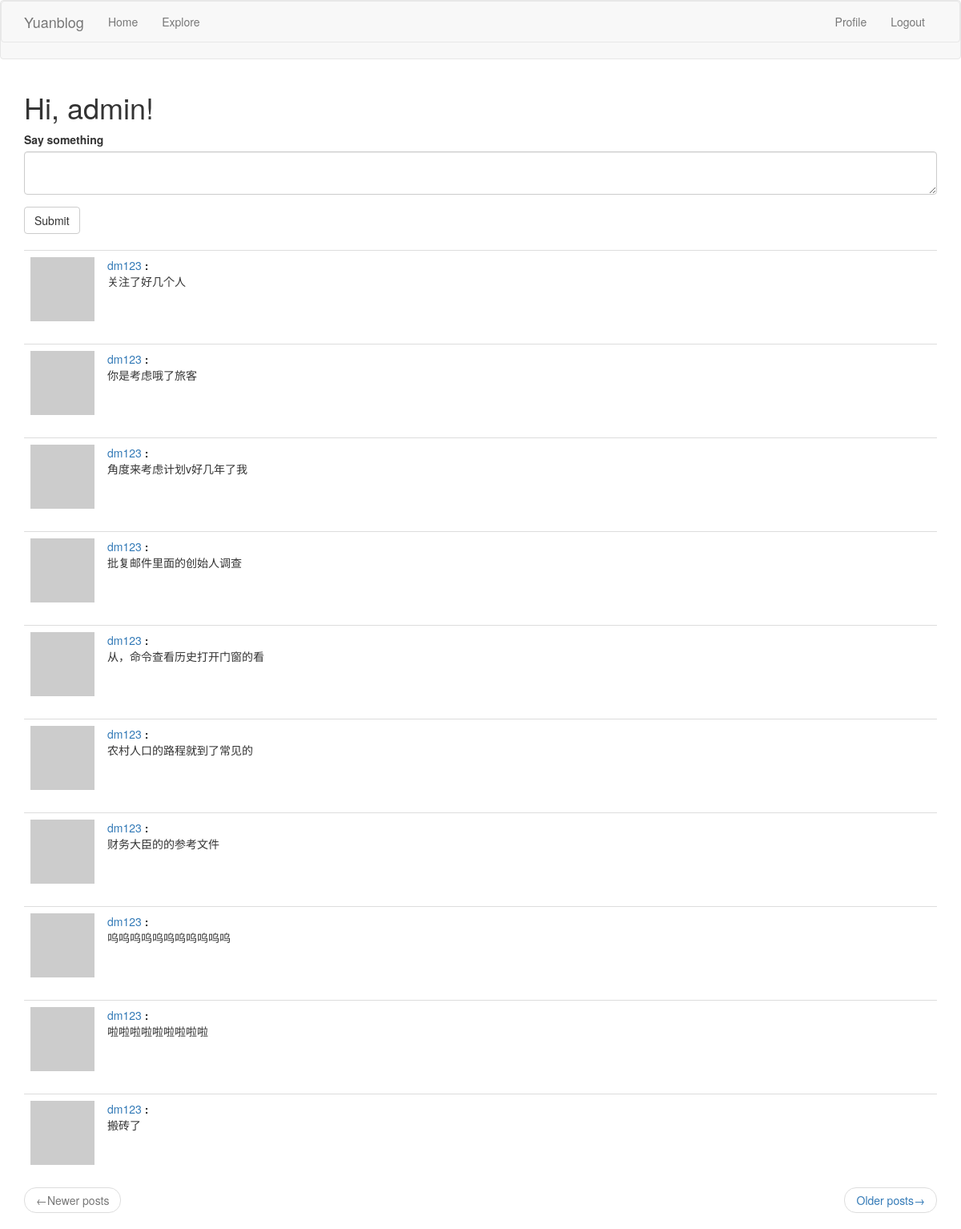
Before: /index (signed in) with the older database file.
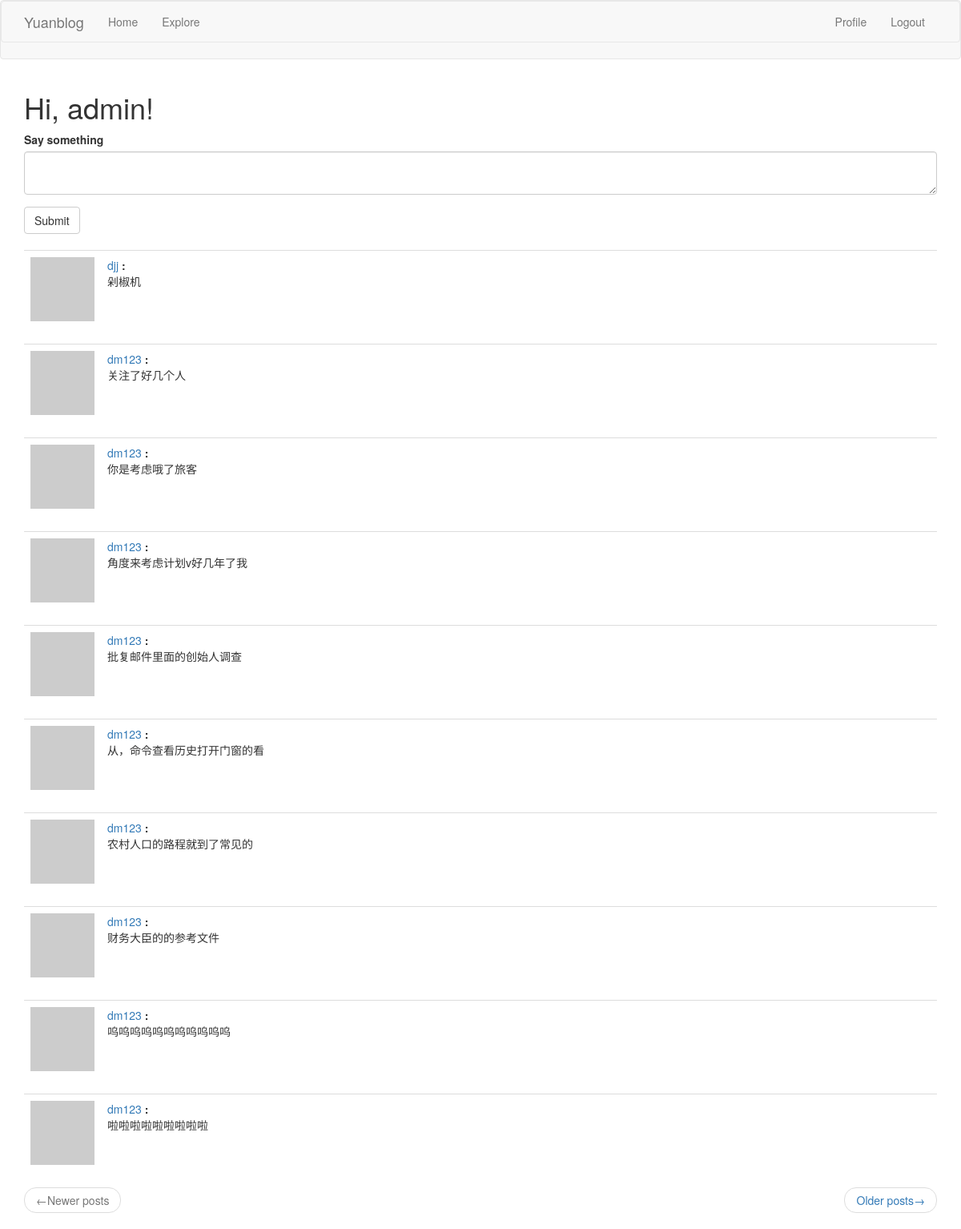
After: the same page with the newer database file.
### app/models.py (models this page shows, shortened)
class Post(db.Model):
    id = db.Column(db.Integer, primary_key=True)
    body = db.Column(db.String(140))
    timestamp = db.Column(db.DateTime, index=True, default=datetime.utcnow)
    user_id = db.Column(db.Integer, db.ForeignKey('user.id'))

class User(UserMixin, db.Model):
    id = db.Column(db.Integer, primary_key=True)
    username = db.Column(db.String(64), index=True, unique=True)
    email = db.Column(db.String(128), index=True, unique=True)
    password_hash = db.Column(db.String(128))
    posts = db.relationship('Post', backref='author', lazy='dynamic')
    about_me = db.Column(db.String(140))
    last_date = db.Column(db.DateTime, default=datetime.utcnow)
    followed = db.relationship(
        'User', secondary=followers,
        primaryjoin=(followers.c.follower_id == id),
        secondaryjoin=(followers.c.followed_id == id),
        backref=db.backref('followers', lazy='dynamic'), lazy='dynamic')
    def avatar(self, size):
        digest = hashlib.md5(self.email.lower().encode('utf-8')).hexdigest()
        return 'https://www.gravatar.com/avatar/{}?d=identicon&s={}'.format(digest, size)
    def followed_posts(self):
        followed = Post.query.join(
            followers, (followers.c.followed_id == Post.user_id)).filter(
            followers.c.follower_id == self.id)
        own = Post.query.filter_by(user_id=self.id)
        return followed.union(own).order_by(Post.timestamp.desc())
    @login.user_loader
    def load_user(id):
        return User.query.get(int(id))

### app/routes.py (the view)
@app.route('/', methods=['GET', 'POST'])
@app.route('/index', methods=['GET', 'POST'])
@login_required
def index():
    form = PostForm()
    if form.validate_on_submit():
        post = Post(body=form.post.data, author=current_user)
        db.session.add(post)
        db.session.commit()
        flash('Your post is now live!')
        return redirect(url_for('index'))
    page = request.args.get('page', 1, type=int)
    posts = current_user.followed_posts().paginate(page, app.config['POSTS_PER_PAGE'], False)
    next_url = url_for('index', page=posts.next_num) \
        if posts.has_next else None
    prev_url = url_for('index', page=posts.prev_num) \
        if posts.has_prev else None
    return render_template('index.html', title='Home', form=form,
                           posts=posts.items, next_url=next_url,
                           prev_url=prev_url)

### app/forms.py
class PostForm(FlaskForm):
    post = TextAreaField('Say something', validators=[DataRequired()])
    submit = SubmitField('Submit')

### app/routes.py (called while the page is built)
@app.before_request
def before_request():
    if current_user.is_authenticated:
        current_user.last_date = datetime.utcnow()
        db.session.commit()

### app/templates/index.html
{% extends "base.html" %}
{% import 'bootstrap/wtf.html' as wtf %}
{% block app_content %}
    <h1>Hi, {{ current_user.username }}!</h1>
    {% if form %}
    {{ wtf.quick_form(form) }}
        <br>
    {% endif %}
    {% for post in posts %}
        {% include '_post.html' %}
    {% endfor %}
    <nav aria-label="...">
        <ul class="pager">
            <li class="previous{% if not prev_url %} disabled{% endif %}">
                <a href="{{ prev_url or '#'}}">
                    <span aria-hidden="true">&larr;</span>Newer posts
                </a>
            </li>
            <li class="next{% if not next_url %} disabled{% endif %}">
                <a href="{{ next_url or '#' }}">
                    Older posts<span aria-hidden="true">&rarr;</span>
                </a>
            </li>
        </ul>
    </nav>
{% endblock %}

### app/templates/_post.html
<table class="table table-hover">
    <tr>
        <td width="70px">
            <a href="{{ url_for('user', username=post.author.username) }}">
                <img src="{{ post.author.avatar(70) }}">
            </a>
        </td>
        <td>
            <a href="{{ url_for('user', username=post.author.username) }}">
                    {{ post.author.username }}
                </a><b>:</b>
            <br>
            <p>{{ post.body }}</p>
        </td>
    </tr>
</table>

Changed rows visible on the page:
no longer on this page (row unchanged): Post: author.username "dm123", body "搬砖了"
added Post: author.username "djj", body "剁椒机"
